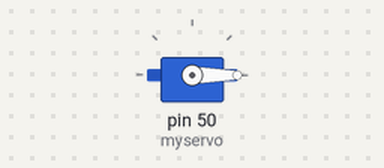
This sketch was run on a simulated Arduino Mega 2560, built with avr-gcc and run on an emulated ATmega2560. On the bench: servo.

Above: at 0.15 s.
Timing chart, 0 to 1.6 s (numbered marks = the images above):
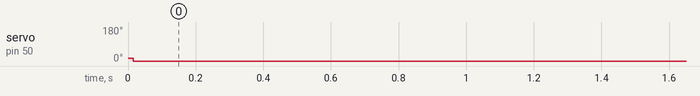

Measured:
- by itself, servo on pin 50 (myservo): 15° → 0° at 0.02 s

The sketch:

water_dispense_servorr.ino
```cpp
#include <Servo.h>

Servo myservo;  // create servo object to control a servo

void setup() {
  myservo.attach(50);  // attaches the servo on pin 9 to the servo object
}

void open_water(){
  myservo.write(15);                  // sets the servo position according to the scaled value
  delay(15);
}

void close_water(){
  myservo.write(0);                  // sets the servo position according to the scaled value
  delay(15);
}

void loop() {
  open_water();
  close_water();
}
```
